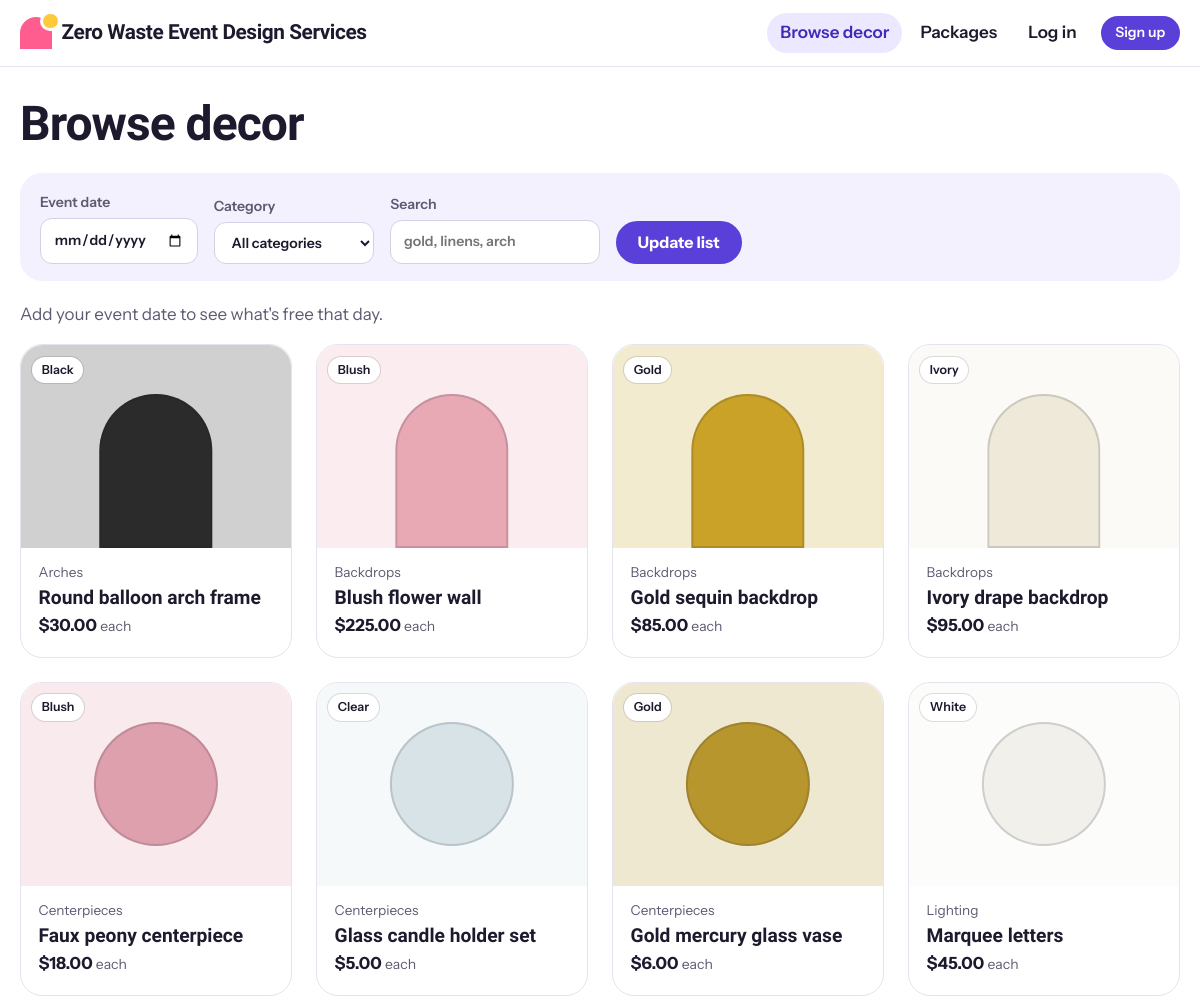
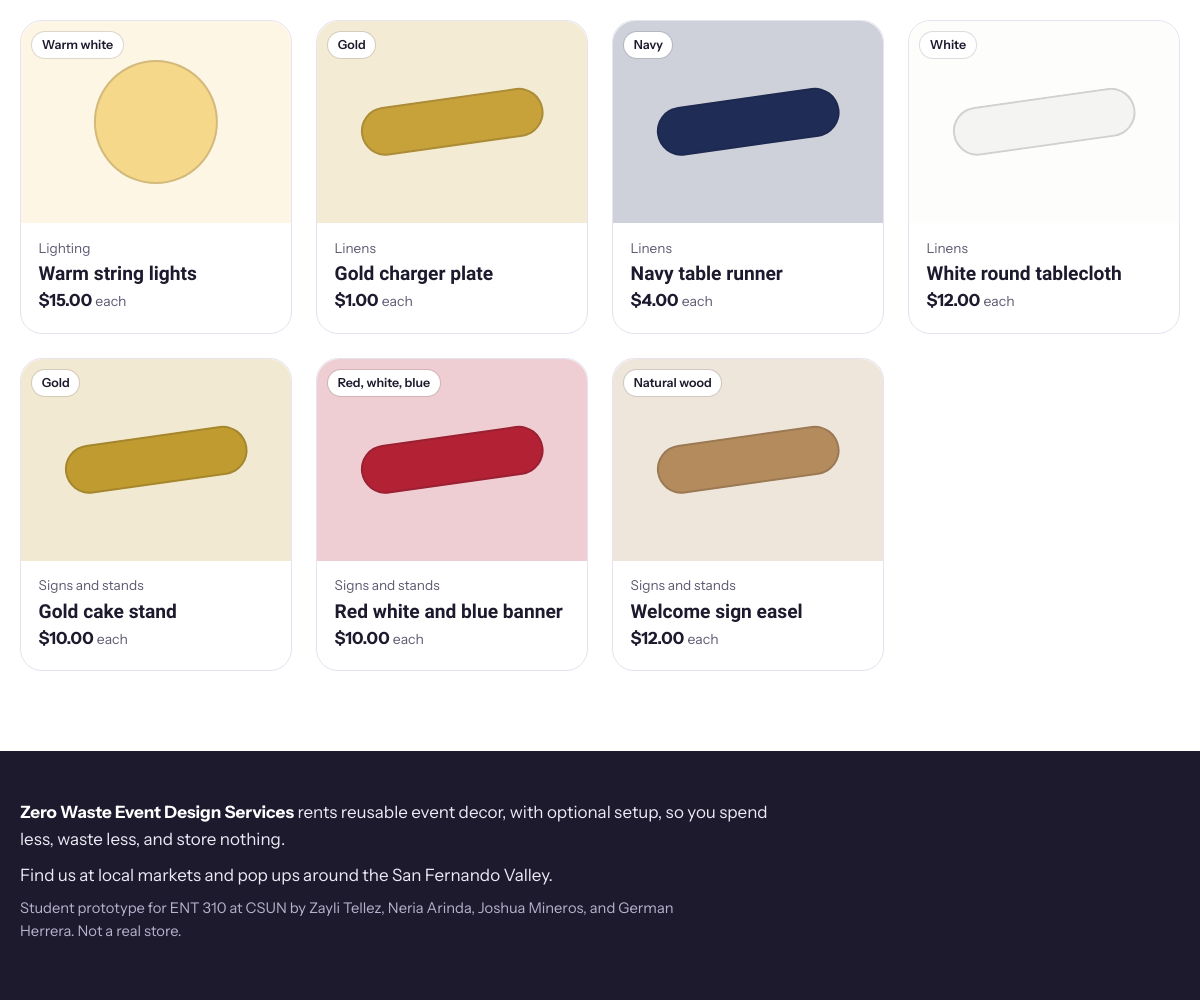
The page /items.php on the database its author committed (2 pictures, top to bottom).
### tables this page shows
CREATE TABLE items (
  id          INT AUTO_INCREMENT PRIMARY KEY,
  category_id INT NOT NULL,
  name        VARCHAR(120) NOT NULL,
  description TEXT NOT NULL,
  color_name  VARCHAR(40)  NOT NULL DEFAULT 'Assorted',
  color_hex   CHAR(7)      NOT NULL DEFAULT '#CCCCCC',
  price       DECIMAL(8,2) NOT NULL,           
  quantity    INT NOT NULL DEFAULT 1,          
  image_url   VARCHAR(500) NULL,
  is_active   TINYINT(1) NOT NULL DEFAULT 1,
  created_at  TIMESTAMP NOT NULL DEFAULT CURRENT_TIMESTAMP,
  FOREIGN KEY (category_id) REFERENCES categories(id)
);

CREATE TABLE categories (
  id    INT AUTO_INCREMENT PRIMARY KEY,
  name  VARCHAR(60) NOT NULL,
  slug  VARCHAR(60) NOT NULL UNIQUE
);

### includes/bootstrap.php (called while the page is built, shortened)
<?php
function db(): PDO
{
    static $pdo = null;
    if ($pdo === null) {
        $dsn = 'mysql:host=' . DB_HOST . ';port=' . DB_PORT . ';dbname=' . DB_NAME . ';charset=utf8mb4';
        $pdo = new PDO($dsn, DB_USER, DB_PASS, [
            PDO::ATTR_ERRMODE            => PDO::ERRMODE_EXCEPTION,
            PDO::ATTR_DEFAULT_FETCH_MODE => PDO::FETCH_ASSOC,
            PDO::ATTR_EMULATE_PREPARES   => false,
        ]);
    }
    return $pdo;
}
function base_url(): string
{
    static $base = null;
    if ($base === null) {
        $script = $_SERVER['SCRIPT_NAME'] ?? '';
        $dir = str_replace('\\', '/', dirname($script));
        $base = rtrim($dir, '/');
    }
    return $base;
}
function url(string $path = ''): string
{
    return base_url() . '/' . ltrim($path, '/');
}
function e(?string $text): string
{
    return htmlspecialchars((string) $text, ENT_QUOTES, 'UTF-8');
}
function money($amount): string
{
    return '$' . number_format((float) $amount, 2);
}
function shape_class(?string $categorySlug): string
{
    return [
        'centerpieces' => 'shape-circle',
        'lighting'     => 'shape-circle',
        'linens'       => 'shape-pill',
        'signs'        => 'shape-pill',
    ][$categorySlug] ?? 'shape-arch';
}
    ob_start(); ?>

### public/items.php (the view, shortened to what this page needs)
<?php
require __DIR__ . '/../includes/bootstrap.php';
$date     = $_GET['date'] ?? '';
$search   = trim($_GET['q'] ?? '');
$dateError = $date !== '' ? check_event_date($date) : null;
$hasDate   = $date !== '' && $dateError === null;
$sql = 'SELECT i.*, c.name AS category_name, c.slug AS category_slug
        FROM items i JOIN categories c ON c.id = i.category_id
        WHERE i.is_active = 1';
$params = [];
$sql .= ' ORDER BY c.name, i.name';
$stmt = db()->prepare($sql);
$stmt->execute($params);
$items = $stmt->fetchAll();
$booked = [];
$minDate = date('Y-m-d', strtotime('+2 days'));
require __DIR__ . '/../includes/header.php';
?>
<h1>Browse decor</h1>
<form class="filters" method="get">
  <label>Event date
    <input type="date" name="date" value="<?= e($date) ?>" min="<?= e($minDate) ?>">
  </label>
  <label>Category
    <select name="category">
      <option value="">All categories</option>
    </select>
  </label>
  <label>Search
    <input type="search" name="q" value="<?= e($search) ?>" placeholder="gold, linens, arch">
  </label>
  <button type="submit" class="btn">Update list</button>
</form>
<?php if ($dateError): ?>
  <p class="flash flash-error"><?= e($dateError) ?></p>
<?php elseif ($hasDate): ?>
  <p class="date-note">Showing what's free for <strong><?= e(nice_date($date)) ?></strong>. Pickup <?= e(nice_date($pickup)) ?>, return <?= e(nice_date($return)) ?>.</p>
<?php else: ?>
  <p class="date-note">Add your event date to see what's free that day.</p>
<?php endif; ?>
<?php if (!$items): ?>
  <div class="empty">
    <p>Nothing matches those filters.</p>
    <a class="btn" href="<?= e(url('items.php' . ($hasDate ? '?date=' . urlencode($date) : ''))) ?>">Clear filters</a>
  </div>
<?php else: ?>
  <div class="grid">
    <?php foreach ($items as $item):
        $free = (int) $item['quantity'] - ($booked[(int) $item['id']] ?? 0);
        $link = 'item.php?id=' . $item['id'] . ($hasDate ? '&date=' . urlencode($date) : '');
    ?>
      <a class="chip-card<?= $hasDate && $free <= 0 ? ' is-full' : '' ?>" href="<?= e(url($link)) ?>">
        <?php if ($item['image_url']): ?>
          <img class="swatch" src="<?= e($item['image_url']) ?>" alt="">
        <?php else: ?>
          <span class="swatch <?= shape_class($item['category_slug']) ?>" style="--swatch: <?= e($item['color_hex']) ?>"><span class="swatch-name"><?= e($item['color_name']) ?></span></span>
        <?php endif; ?>
        <span class="chip-body">
          <span class="chip-kicker"><?= e($item['category_name']) ?></span>
          <span class="chip-title"><?= e($item['name']) ?></span>
          <span class="chip-price"><?= money($item['price']) ?> <small>each</small></span>
        </span>
      </a>
    <?php endforeach; ?>
  </div>
<?php endif; ?>
<?php require __DIR__ . '/../includes/footer.php'; ?>

### public/assets/style.css (style rules this page uses)
:root { --bg: #FFFFFF; --wash: #F4F1FF; --ink: #1D1A2E; --muted: #5E5A72; --line: #E6E2F0; --grape: #5B3FD9; --grape-dark: #4329B8; --grape-soft: #ECE8FF; --pink: #FF5D8F; --pink-soft: #FFE6EE; --sun: #FFC93C; --sun-soft: #FFF4D6; --leaf: #157A4E; --leaf-soft: #E1F5EA; --berry: #C7254E; --berry-soft: #FDE8EE; --display: "Bricolage Grotesque", "Segoe UI", system-ui, sans-serif; --body: "Instrument Sans", "Segoe UI", system-ui, sans-serif; --r-card: 22px; --r-input: 12px; --gap: clamp(1rem, 3vw, 1.5rem); --shadow: 0 1px 2px rgba(29, 26, 46, 0.06), 0 8px 24px rgba(29, 26, 46, 0.06); }
*, *::before, *::after { box-sizing: border-box; }
html { -webkit-text-size-adjust: 100%; }
body { margin: 0; background: var(--bg); color: var(--ink); font: 400 1.0625rem/1.6 var(--body); }
a { color: var(--grape); text-underline-offset: 0.18em; }
h1, h2, h3 { font-family: var(--display); font-weight: 800; line-height: 1.05; letter-spacing: -0.02em; margin: 0 0 0.5em; }
h1 { font-size: clamp(2.1rem, 4.5vw, 3rem); }
p { margin: 0 0 1rem; max-width: 68ch; }
.btn { display: inline-flex; align-items: center; justify-content: center; background: var(--grape); color: #fff; border: 2px solid var(--grape); border-radius: 999px; padding: 0.6rem 1.25rem; font: 700 1rem/1.2 var(--body); text-decoration: none; cursor: pointer; transition: transform 0.15s ease, background-color 0.15s ease; }
.swatch { position: relative; display: block; overflow: hidden; aspect-ratio: 4 / 3; width: 100%; background: color-mix(in srgb, var(--swatch, #ccc) 22%, #fff); border-radius: var(--r-card) var(--r-card) 0 0; object-fit: cover; }
.swatch::before { content: ""; position: absolute; left: 50%; bottom: 0; width: 42%; height: 76%; transform: translateX(-50%); background: var(--swatch, #ccc); border-radius: 999px 999px 0 0; box-shadow: inset 0 0 0 2px rgba(29, 26, 46, 0.16); transition: transform 0.25s ease; }
.shape-circle::before { width: 46%; height: auto; aspect-ratio: 1; bottom: 50%; transform: translate(-50%, 50%); border-radius: 50%; }
.shape-pill::before { width: 68%; height: 24%; bottom: 50%; transform: translate(-50%, 50%) rotate(-8deg); border-radius: 999px; }
.swatch-name { position: absolute; left: 0.7rem; top: 0.7rem; z-index: 1; background: #fff; color: var(--ink); font-size: 0.78rem; font-weight: 600; padding: 0.2rem 0.6rem; border-radius: 999px; box-shadow: 0 0 0 1px rgba(29, 26, 46, 0.14); }
.grid { display: grid; gap: var(--gap); grid-template-columns: repeat(auto-fill, minmax(230px, 1fr)); }
.chip-card { display: flex; flex-direction: column; background: #fff; border: 1px solid var(--line); border-radius: var(--r-card); text-decoration: none; color: var(--ink); transition: transform 0.2s ease, box-shadow 0.2s ease; }
.chip-body { display: flex; flex-direction: column; gap: 0.15rem; padding: 0.9rem 1.1rem 1.15rem; }
.chip-kicker { font-size: 0.85rem; color: var(--muted); }
.chip-title { font: 800 1.2rem/1.2 var(--display); }
.chip-price { font-weight: 700; font-size: 1.05rem; }
.chip-price small { font-weight: 400; color: var(--muted); }
.filters { display: flex; flex-wrap: wrap; gap: 0.75rem 1rem; align-items: flex-end; padding: 1.1rem 1.25rem; background: var(--wash); border-radius: var(--r-card); margin-bottom: 1.25rem; }
.filters label { display: flex; flex-direction: column; gap: 0.3rem; font-size: 0.88rem; font-weight: 600; color: var(--muted); }
input, select, textarea { font: inherit; color: var(--ink); padding: 0.6rem 0.8rem; border: 1.5px solid #D6D0E6; border-radius: var(--r-input); background: #fff; max-width: 100%; }
.date-note { color: var(--muted); }

### rows shown on the page
items: color_name "Black", category.name "Arches", name "Round balloon arch frame", price "$30.00"
items: color_name "Blush", category.name "Backdrops", name "Blush flower wall", price "$225.00"
items: color_name "Gold", category.name "Backdrops", name "Gold sequin backdrop", price "$85.00"
items: color_name "Ivory", category.name "Backdrops", name "Ivory drape backdrop", price "$95.00"
items: color_name "Blush", category.name "Centerpieces", name "Faux peony centerpiece", price "$18.00"
items: color_name "Clear", category.name "Centerpieces", name "Glass candle holder set", price "$5.00"
items: color_name "Gold", category.name "Centerpieces", name "Gold mercury glass vase", price "$6.00"
items: color_name "White", category.name "Lighting", name "Marquee letters", price "$45.00"
items: color_name "Warm white", category.name "Lighting", name "Warm string lights", price "$15.00"
items: color_name "Gold", category.name "Linens", name "Gold charger plate", price "$1.00"
items: color_name "Navy", category.name "Linens", name "Navy table runner", price "$4.00"
items: color_name "White", category.name "Linens", name "White round tablecloth", price "$12.00"
items: color_name "Gold", category.name "Signs and stands", name "Gold cake stand", price "$10.00"
items: color_name "Red, white, blue", category.name "Signs and stands", name "Red white and blue banner", price "$10.00"
items: color_name "Natural wood", category.name "Signs and stands", name "Welcome sign easel", price "$12.00"

### other values the page prints
SITE_NAME "Zero Waste Event Design Services"
$label "Browse decor Packages Log in"
